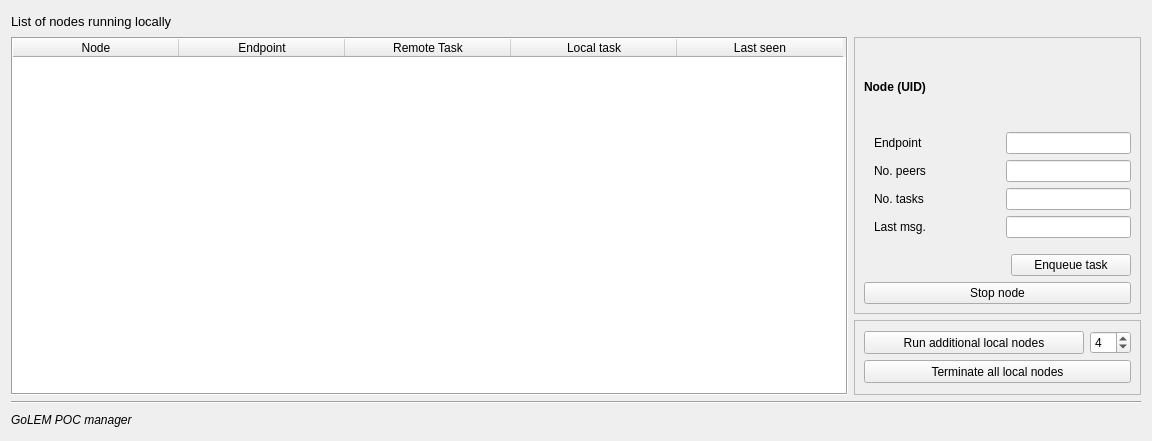
<?xml version="1.0" encoding="UTF-8"?>
<ui version="4.0">
 <class>NodesManagerWidget</class>
 <widget class="QWidget" name="NodesManagerWidget">
  <property name="geometry">
   <rect>
    <x>0</x>
    <y>0</y>
    <width>1152</width>
    <height>441</height>
   </rect>
  </property>
  <property name="sizePolicy">
   <sizepolicy hsizetype="Minimum" vsizetype="Preferred">
    <horstretch>0</horstretch>
    <verstretch>0</verstretch>
   </sizepolicy>
  </property>
  <property name="windowTitle">
   <string>Node manager</string>
  </property>
  <layout class="QGridLayout" name="gridLayout">
   <item row="0" column="0">
    <layout class="QHBoxLayout" name="horizontalLayout">
     <item>
      <widget class="QLabel" name="label">
       <property name="font">
        <font>
         <pointsize>10</pointsize>
        </font>
       </property>
       <property name="text">
        <string>List of nodes running locally</string>
       </property>
      </widget>
     </item>
     <item>
      <spacer name="horizontalSpacer_2">
       <property name="orientation">
        <enum>Qt::Horizontal</enum>
       </property>
       <property name="sizeHint" stdset="0">
        <size>
         <width>40</width>
         <height>20</height>
        </size>
       </property>
      </spacer>
     </item>
     <item>
      <widget class="QLabel" name="label_6">
       <property name="text">
        <string/>
       </property>
      </widget>
     </item>
    </layout>
   </item>
   <item row="1" column="0">
    <widget class="QTableWidget" name="nodeTableWidget">
     <property name="sizePolicy">
      <sizepolicy hsizetype="MinimumExpanding" vsizetype="Expanding">
       <horstretch>0</horstretch>
       <verstretch>0</verstretch>
      </sizepolicy>
     </property>
     <property name="minimumSize">
      <size>
       <width>710</width>
       <height>0</height>
      </size>
     </property>
     <property name="frameShape">
      <enum>QFrame::Box</enum>
     </property>
     <property name="editTriggers">
      <set>QAbstractItemView::NoEditTriggers</set>
     </property>
     <property name="showGrid">
      <bool>true</bool>
     </property>
     <property name="rowCount">
      <number>0</number>
     </property>
     <property name="columnCount">
      <number>5</number>
     </property>
     <attribute name="horizontalHeaderCascadingSectionResizes">
      <bool>false</bool>
     </attribute>
     <attribute name="horizontalHeaderDefaultSectionSize">
      <number>166</number>
     </attribute>
     <attribute name="horizontalHeaderMinimumSectionSize">
      <number>27</number>
     </attribute>
     <attribute name="verticalHeaderDefaultSectionSize">
      <number>22</number>
     </attribute>
     <column>
      <property name="text">
       <string>Node</string>
      </property>
     </column>
     <column>
      <property name="text">
       <string>Endpoint</string>
      </property>
     </column>
     <column>
      <property name="text">
       <string>Remote Task</string>
      </property>
     </column>
     <column>
      <property name="text">
       <string>Local task</string>
      </property>
     </column>
     <column>
      <property name="text">
       <string>Last seen</string>
      </property>
     </column>
    </widget>
   </item>
   <item row="1" column="1">
    <layout class="QVBoxLayout" name="verticalLayout_5">
     <property name="leftMargin">
      <number>0</number>
     </property>
     <item>
      <widget class="QFrame" name="frameDetailedNode">
       <property name="enabled">
        <bool>true</bool>
       </property>
       <property name="sizePolicy">
        <sizepolicy hsizetype="Fixed" vsizetype="Preferred">
         <horstretch>0</horstretch>
         <verstretch>0</verstretch>
        </sizepolicy>
       </property>
       <property name="minimumSize">
        <size>
         <width>287</width>
         <height>0</height>
        </size>
       </property>
       <property name="frameShape">
        <enum>QFrame::StyledPanel</enum>
       </property>
       <property name="frameShadow">
        <enum>QFrame::Sunken</enum>
       </property>
       <property name="lineWidth">
        <number>2</number>
       </property>
       <property name="midLineWidth">
        <number>1</number>
       </property>
       <layout class="QHBoxLayout" name="horizontalLayout_6">
        <item>
         <layout class="QVBoxLayout" name="verticalLayout_2">
          <property name="margin">
           <number>0</number>
          </property>
          <item>
           <widget class="QLabel" name="labelDetailedNode">
            <property name="font">
             <font>
              <weight>75</weight>
              <bold>true</bold>
             </font>
            </property>
            <property name="text">
             <string>Node (UID)</string>
            </property>
           </widget>
          </item>
          <item>
           <layout class="QVBoxLayout" name="verticalLayout_3">
            <property name="leftMargin">
             <number>10</number>
            </property>
            <property name="topMargin">
             <number>0</number>
            </property>
            <property name="rightMargin">
             <number>0</number>
            </property>
            <property name="bottomMargin">
             <number>0</number>
            </property>
            <item>
             <layout class="QGridLayout" name="gridLayout_2">
              <item row="1" column="0">
               <widget class="QLabel" name="label_8">
                <property name="text">
                 <string>No. peers</string>
                </property>
               </widget>
              </item>
              <item row="0" column="0">
               <widget class="QLabel" name="label_7">
                <property name="minimumSize">
                 <size>
                  <width>0</width>
                  <height>0</height>
                 </size>
                </property>
                <property name="text">
                 <string>Endpoint</string>
                </property>
               </widget>
              </item>
              <item row="0" column="1">
               <widget class="QLineEdit" name="endpointInput">
                <property name="sizePolicy">
                 <sizepolicy hsizetype="Preferred" vsizetype="Fixed">
                  <horstretch>0</horstretch>
                  <verstretch>0</verstretch>
                 </sizepolicy>
                </property>
                <property name="layoutDirection">
                 <enum>Qt::LeftToRight</enum>
                </property>
                <property name="text">
                 <string/>
                </property>
                <property name="alignment">
                 <set>Qt::AlignRight|Qt::AlignTrailing|Qt::AlignVCenter</set>
                </property>
                <property name="readOnly">
                 <bool>true</bool>
                </property>
               </widget>
              </item>
              <item row="1" column="1">
               <widget class="QLineEdit" name="noPeersInput">
                <property name="sizePolicy">
                 <sizepolicy hsizetype="Preferred" vsizetype="Fixed">
                  <horstretch>0</horstretch>
                  <verstretch>0</verstretch>
                 </sizepolicy>
                </property>
                <property name="text">
                 <string/>
                </property>
                <property name="alignment">
                 <set>Qt::AlignRight|Qt::AlignTrailing|Qt::AlignVCenter</set>
                </property>
                <property name="readOnly">
                 <bool>true</bool>
                </property>
               </widget>
              </item>
              <item row="2" column="1">
               <widget class="QLineEdit" name="noTasksInput">
                <property name="sizePolicy">
                 <sizepolicy hsizetype="Preferred" vsizetype="Fixed">
                  <horstretch>0</horstretch>
                  <verstretch>0</verstretch>
                 </sizepolicy>
                </property>
                <property name="text">
                 <string/>
                </property>
                <property name="alignment">
                 <set>Qt::AlignRight|Qt::AlignTrailing|Qt::AlignVCenter</set>
                </property>
                <property name="readOnly">
                 <bool>true</bool>
                </property>
               </widget>
              </item>
              <item row="2" column="0">
               <widget class="QLabel" name="label_9">
                <property name="text">
                 <string>No. tasks</string>
                </property>
               </widget>
              </item>
              <item row="3" column="0">
               <widget class="QLabel" name="label_10">
                <property name="text">
                 <string>Last msg.</string>
                </property>
               </widget>
              </item>
              <item row="3" column="1">
               <widget class="QLineEdit" name="lastMsgInput">
                <property name="sizePolicy">
                 <sizepolicy hsizetype="Preferred" vsizetype="Fixed">
                  <horstretch>0</horstretch>
                  <verstretch>0</verstretch>
                 </sizepolicy>
                </property>
                <property name="text">
                 <string/>
                </property>
                <property name="alignment">
                 <set>Qt::AlignRight|Qt::AlignTrailing|Qt::AlignVCenter</set>
                </property>
                <property name="readOnly">
                 <bool>true</bool>
                </property>
               </widget>
              </item>
             </layout>
            </item>
           </layout>
          </item>
          <item>
           <layout class="QHBoxLayout" name="horizontalLayout_7">
            <property name="topMargin">
             <number>10</number>
            </property>
            <item>
             <spacer name="horizontalSpacer_3">
              <property name="orientation">
               <enum>Qt::Horizontal</enum>
              </property>
              <property name="sizeType">
               <enum>QSizePolicy::MinimumExpanding</enum>
              </property>
              <property name="sizeHint" stdset="0">
               <size>
                <width>40</width>
                <height>20</height>
               </size>
              </property>
             </spacer>
            </item>
            <item>
             <widget class="QPushButton" name="enqueueTaskButton">
              <property name="minimumSize">
               <size>
                <width>120</width>
                <height>0</height>
               </size>
              </property>
              <property name="maximumSize">
               <size>
                <width>120</width>
                <height>16777215</height>
               </size>
              </property>
              <property name="text">
               <string>Enqueue task</string>
              </property>
             </widget>
            </item>
           </layout>
          </item>
          <item>
           <layout class="QHBoxLayout" name="horizontalLayout_5">
            <property name="topMargin">
             <number>0</number>
            </property>
            <item>
             <widget class="QPushButton" name="stopNodePushButton">
              <property name="sizePolicy">
               <sizepolicy hsizetype="Minimum" vsizetype="Fixed">
                <horstretch>0</horstretch>
                <verstretch>0</verstretch>
               </sizepolicy>
              </property>
              <property name="minimumSize">
               <size>
                <width>120</width>
                <height>0</height>
               </size>
              </property>
              <property name="maximumSize">
               <size>
                <width>12567</width>
                <height>16777215</height>
               </size>
              </property>
              <property name="text">
               <string>Stop node</string>
              </property>
             </widget>
            </item>
           </layout>
          </item>
         </layout>
        </item>
       </layout>
      </widget>
     </item>
     <item>
      <widget class="QFrame" name="frameGenericNodes">
       <property name="sizePolicy">
        <sizepolicy hsizetype="Fixed" vsizetype="Fixed">
         <horstretch>0</horstretch>
         <verstretch>0</verstretch>
        </sizepolicy>
       </property>
       <property name="minimumSize">
        <size>
         <width>287</width>
         <height>75</height>
        </size>
       </property>
       <property name="frameShape">
        <enum>QFrame::StyledPanel</enum>
       </property>
       <property name="frameShadow">
        <enum>QFrame::Sunken</enum>
       </property>
       <layout class="QVBoxLayout" name="verticalLayout_6">
        <item>
         <layout class="QVBoxLayout" name="verticalLayout_7">
          <property name="topMargin">
           <number>0</number>
          </property>
          <item>
           <layout class="QHBoxLayout" name="horizontalLayout_8">
            <item>
             <widget class="QPushButton" name="runAdditionalNodesPushButton">
              <property name="minimumSize">
               <size>
                <width>220</width>
                <height>23</height>
               </size>
              </property>
              <property name="text">
               <string>Run additional local nodes</string>
              </property>
             </widget>
            </item>
            <item>
             <widget class="QSpinBox" name="additionalNodesSpinBox">
              <property name="value">
               <number>4</number>
              </property>
             </widget>
            </item>
           </layout>
          </item>
          <item>
           <widget class="QPushButton" name="terminateAllNodesPushButton">
            <property name="minimumSize">
             <size>
              <width>0</width>
              <height>23</height>
             </size>
            </property>
            <property name="text">
             <string>Terminate all local nodes</string>
            </property>
           </widget>
          </item>
         </layout>
        </item>
       </layout>
      </widget>
     </item>
    </layout>
   </item>
   <item row="2" column="0" colspan="2">
    <widget class="Line" name="line_4">
     <property name="orientation">
      <enum>Qt::Horizontal</enum>
     </property>
    </widget>
   </item>
   <item row="3" column="0">
    <layout class="QHBoxLayout" name="horizontalLayout_2">
     <item>
      <widget class="QLabel" name="label_5">
       <property name="font">
        <font>
         <italic>true</italic>
        </font>
       </property>
       <property name="text">
        <string>GoLEM POC manager</string>
       </property>
      </widget>
     </item>
     <item>
      <spacer name="horizontalSpacer">
       <property name="orientation">
        <enum>Qt::Horizontal</enum>
       </property>
       <property name="sizeHint" stdset="0">
        <size>
         <width>40</width>
         <height>20</height>
        </size>
       </property>
      </spacer>
     </item>
    </layout>
   </item>
  </layout>
 </widget>
 <resources/>
 <connections/>
</ui>
